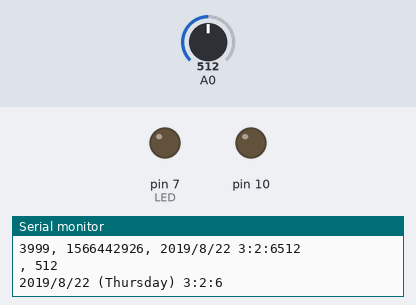
A sketch run on a simulated Arduino Uno, built with avr-gcc and run on an emulated ATmega328P. Shown: output pins drawn as LEDs (lit = HIGH), the last lines printed to the serial monitor. The inputs (shaded band) are chosen by the test bench; at power-on: A0 = 512. The local clock reads 2024-03-15 10:24:30 at power-on unless the sketch sets it; storage starts empty.

Above: at 4.8 s.
4.9 s: A0 set to 308
7.8 s: A0 set to 289
At 9.4 s:
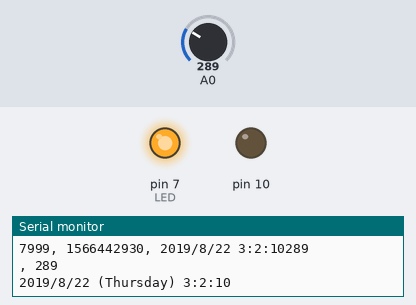
10.7 s: A0 set to 306
At 12.5 s:
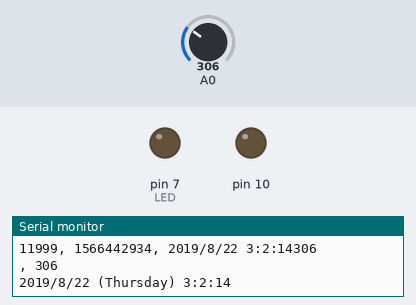
13.6 s: A0 set to 290
At 15.3 s:
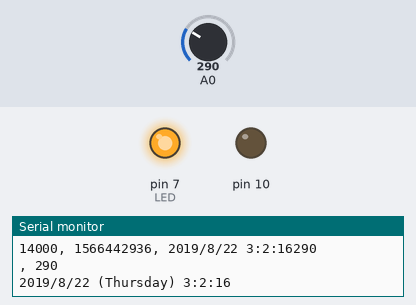
Timing chart, 0 to 16.8 s (numbered marks = the images above; inputs shaded):
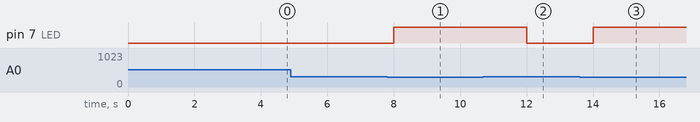

Measured:
- the behaviour switches between 301 and 300 on A0 (found by bisection; images 0 and 1)
- after the input at 7.8 s, pin 7 (LED): LOW → HIGH after 0.21 s
- after the input at 10.7 s, pin 7 (LED): HIGH → LOW after 1.3 s
- after the input at 13.6 s, pin 7 (LED): LOW → HIGH after 0.41 s

The sketch:

myfile.ino
```cpp
// Date and time functions using a DS1307 RTC connected via I2C and Wire lib
#include "RTClib.h"

RTC_DS1307 rtc;

char daysOfTheWeek[7][12] = {"Sunday", "Monday", "Tuesday", "Wednesday", "Thursday", "Friday", "Saturday"};

//Libraries
#include "SD.h"
#include <Wire.h>


#define LOG_INTERVAL  1000 // mills between entries.
// how many milliseconds before writing the logged data permanently to disk
// set it to the LOG_INTERVAL to write each time (safest)
// set it to 10*LOG_INTERVAL to write all data every 10 datareads, you could lose up to
// the last 10 reads if power is lost but it uses less power and is much faster!
#define SYNC_INTERVAL 1000 // mills between calls to flush() - to write data to the card
uint32_t syncTime = 0; // time of last sync()


/*
  determines whether to send the stuff thats being written to the card also out to the Serial monitor.
  This makes the logger a little more sluggish and you may want the serial monitor for other stuff.
  On the other hand, its hella useful. We'll set this to 1 to keep it on. Setting it to 0 will turn it off.

*/
#define ECHO_TO_SERIAL   1 // echo data to serial port.


// for the data logging shield, we use digital pin 10 for the SD cs line
const int chipSelect = 10;

// the logging file
File logfile;
 int LED = 7;

void setup()
{
  Serial.begin(57600);
  pinMode(LED,OUTPUT);

  // initialize the SD card
  initSDcard();
  createFile();
  initRTC();
  logfile.println("millis,stamp,datetime,Moisture level");
#if ECHO_TO_SERIAL
  Serial.println("millis,stamp,datetime,Moisture level");
#endif //ECHO_TO_SERIAL
  while (!Serial); // for Leonardo/Micro/Zero

  if (! rtc.begin()) {
    Serial.println("Couldn't find RTC");
    while (1);
  }
  rtc.adjust(DateTime(2019,8,22,3,2,2));
}


void loop()
{
  DateTime now = rtc.now();

    Serial.print(now.year(), DEC);
    Serial.print('/');
    Serial.print(now.month(), DEC);
    Serial.print('/');
    Serial.print(now.day(), DEC);
    Serial.print(" (");
    Serial.print(daysOfTheWeek[now.dayOfTheWeek()]);
    Serial.print(") ");
    Serial.print(now.hour(), DEC);
    Serial.print(':');
    Serial.print(now.minute(), DEC);
    Serial.print(':');
    Serial.print(now.second(), DEC);

    Serial.println();
    delay(1000);
  // delay for the amount of time we want between readings
  delay((LOG_INTERVAL - 1) - (millis() % LOG_INTERVAL));

  // log milliseconds since starting
  uint32_t m = millis();
  logfile.print(m);           // milliseconds since start
  logfile.print(", ");
#if ECHO_TO_SERIAL
  Serial.print(m);         // milliseconds since start
  Serial.print(", ");
#endif

  // fetch the time
  now = rtc.now();
  // log time
  logfile.print(now.unixtime()); // seconds since 2000
  logfile.print(", ");
  logfile.print(now.year(), DEC);
  logfile.print("/");
  logfile.print(now.month(), DEC);
  logfile.print("/");
  logfile.print(now.day(), DEC);
  logfile.print(" ");
  logfile.print(now.hour(), DEC);
  logfile.print(":");
  logfile.print(now.minute(), DEC);
  logfile.print(":");
  logfile.print(now.second(), DEC);
#if ECHO_TO_SERIAL
  Serial.print(now.unixtime()); // seconds since 2000
  Serial.print(", ");
  Serial.print(now.year(), DEC);
  Serial.print("/");
  Serial.print(now.month(), DEC);
  Serial.print("/");
  Serial.print(now.day(), DEC);
  Serial.print(" ");
  Serial.print(now.hour(), DEC);
  Serial.print(":");
  Serial.print(now.minute(), DEC);
  Serial.print(":");
  Serial.print(now.second(), DEC);
#endif //ECHO_TO_SERIAL

  int val;
  val = analogRead(0); //connect sensor to Analog 0
  Serial.println(val); //print the value to serial port
  if( val <= 300 )
  { digitalWrite(LED,HIGH);
  }
  else
  { digitalWrite(LED,LOW);
  }

  logfile.print(", ");
  logfile.println(val);

#if ECHO_TO_SERIAL
  Serial.print(", ");
  Serial.println(val);

#endif //ECHO_TO_SERIAL

  if ((millis() - syncTime) < SYNC_INTERVAL) return;
  syncTime = millis();

  logfile.flush();
}

void error(char const *str)
{
  Serial.print("error: ");
  Serial.println(str);

  while (1);
}

void initSDcard()
{
  Serial.print("Initializing SD card...");
  // make sure that the default chip select pin is set to
  // output, even if you don't use it:
  pinMode(10, OUTPUT);

  // see if the card is present and can be initialized:
  if (!SD.begin(chipSelect)) {
    Serial.println("Card failed, or not present");
    // don't do anything more:
    return;
  }
 else Serial.println("card initialized.");

}

void createFile()
{
  //file name must be in 8.3 format (name length at most 8 characters, follwed by a '.' and then a three character extension.
  char filename[] = "MLOG00.CSV";
  for (uint8_t i = 0; i < 100; i++) {
    filename[4] = i / 10 + '0';
    filename[5] = i % 10 + '0';
    if (! SD.exists(filename)) {
      // only open a new file if it doesn't exist
      logfile = SD.open(filename, FILE_WRITE);
      break;  // leave the loop!
    }
  }

  if (! logfile) {
    error("couldnt create file");
  }

  Serial.print("Logging to: ");
  Serial.println(filename);
}

void initRTC()
{
  Wire.begin();
  if (!rtc.begin()) {
    logfile.println("RTC failed");
#if ECHO_TO_SERIAL
    Serial.println("RTC failed");
#endif  //ECHO_TO_SERIAL

  }
}
```
